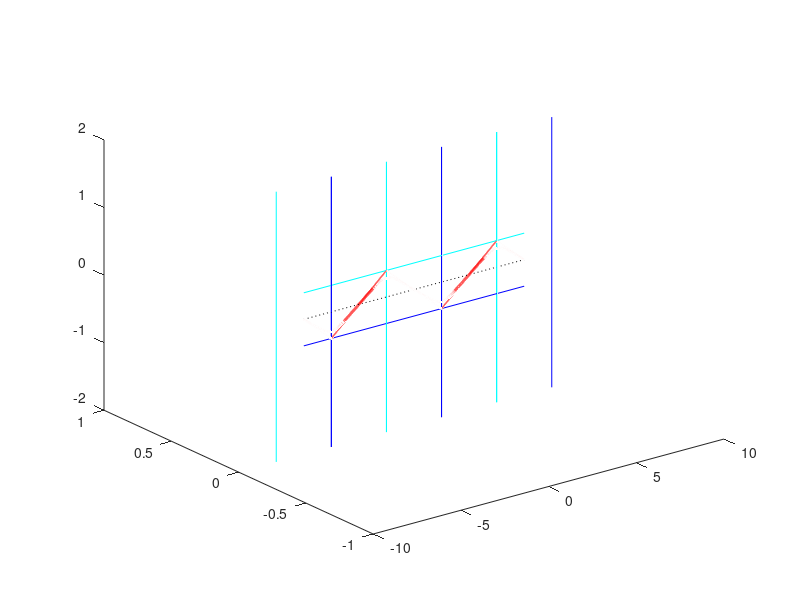
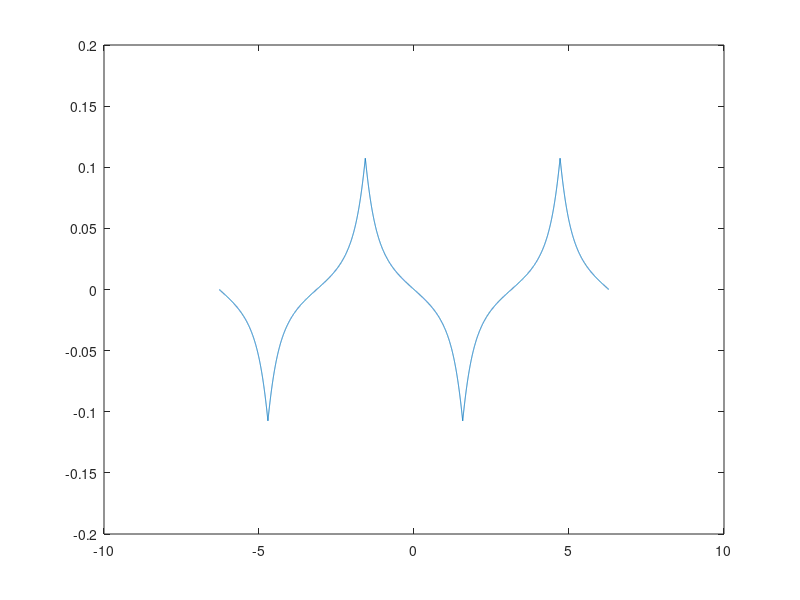
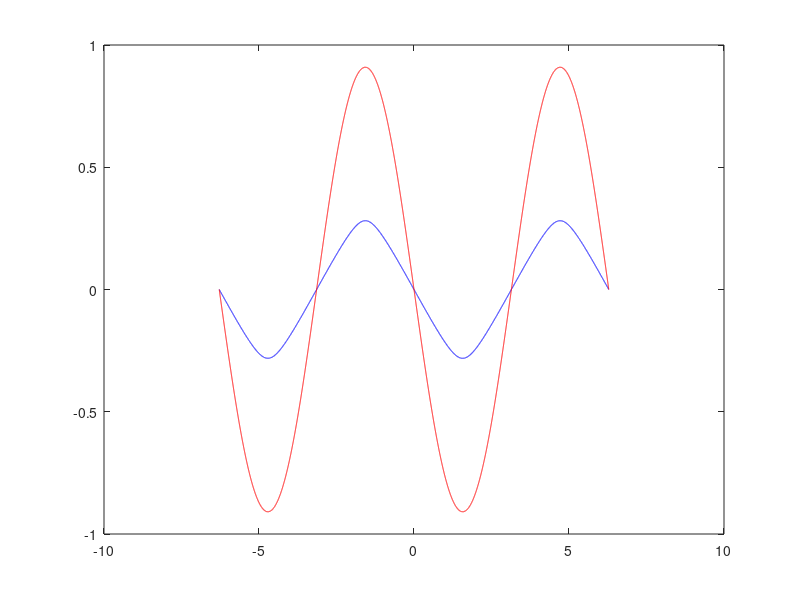

Reproduce these figures in MATLAB, in order.
%% Exploration of arcsine lattice case 1 (A_U > A_T)
%
% @file arcsinsinplay2.m
%
% @brief In this file, arcsine lattice case 1 is explored
%

clc; clear; close all;

tau_min = -2*pi;
tau_max = 2*pi;
d_tau = 0.001;

tau = tau_min:d_tau:tau_max;

A_U = 1;
phi_U = 0;
w_U = 1;

A_T = 1.1;
phi_T = 0;
w_T = 4;

C=0;

t_alpha = (asin( (C-A_U.*sin(w_U.*tau - phi_U))./A_T ) + phi_T)./w_T;
t_beta = (2*phi_T + pi)./w_T  - t_alpha;

t_alpha_alt = (asin(-(1/1).*sin(w_U.*tau - phi_U)) + phi_T)./w_T;

k = -2:1:2; % number of tau_1's and tau_2's to find

tau_1 = ( ((-1).^k    ).*asin(A_T/A_U)+k.*pi+phi_U)./w_U;
tau_2 = ( ((-1).^(k+1)).*asin(A_T/A_U)+k.*pi+phi_U)./w_U;

t_alpha_1 = (-pi + 2*phi_T)/(2*w_T);
t_alpha_2 = ( pi + 2*phi_T)/(2*w_T);


figure(1)
plot3(tau, tau.*0, real(t_alpha), 'color', 'r', 'linewidth', 2);
hold on
plot3(tau, tau.*0, real(t_alpha_alt), 'color', 'r', 'linewidth', 1);
for i = 1:length(k)
    plot3([tau_1(i) tau_1(i)],[0 0],[-2 2], 'color', 'b');
    plot3([tau_2(i) tau_2(i)],[0 0],[-2 2], 'color', 'c');
end
plot3([tau_min tau_max],[0 0],[0 0],'color', 'k', 'linestyle', ':');

plot3([tau_min tau_max],[0 0],[t_alpha_1 t_alpha_1],'color', 'b');
plot3([tau_min tau_max],[0 0],[t_alpha_2 t_alpha_2],'color', 'c');


delta_t = t_alpha_alt - t_alpha;

figure(2)
plot(tau,delta_t);
hold on

figure(3)
plot(tau, sin(t_alpha), 'color', 'b');
hold on
plot(tau, -A_U./A_T.*sin(w_U.*tau), 'color', 'r');
